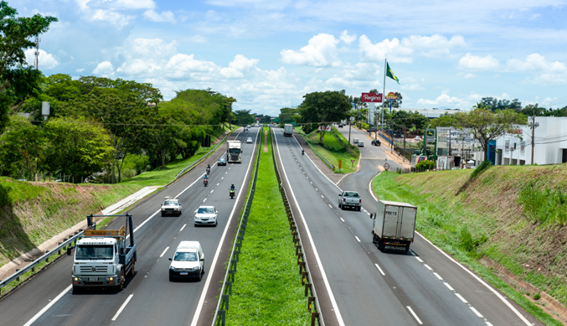
#> input picture atividade/trailhead/tutorial_Opencv/openSegment/rodovia.png, 567 x 326 px
$ python openSobel.py   (older library calls are emulated)
#> lines starting #> are read from the running program, lines starting #| are printed output that depends on the picture
#Usando o Filtros Sobel.

#Sobel
import numpy as np
import cv2
img = cv2.imread('rodovia.png')
#> img is the input picture: shape (326, 567, 3); mean B, G, R 132.9, 150.9, 132.9
img = cv2.cvtColor(img, cv2.COLOR_BGR2GRAY)
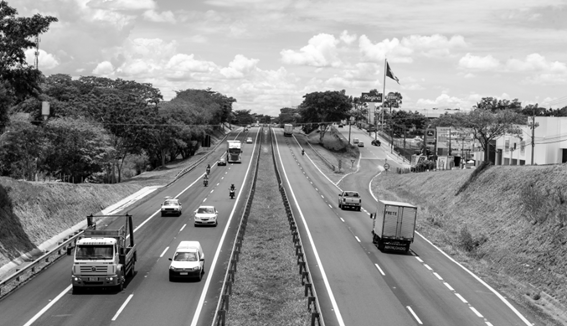
#> img: shape (326, 567); min 0, max 255, mean 143.4

sobelX = cv2.Sobel(img, cv2.CV_64F, 1, 0)
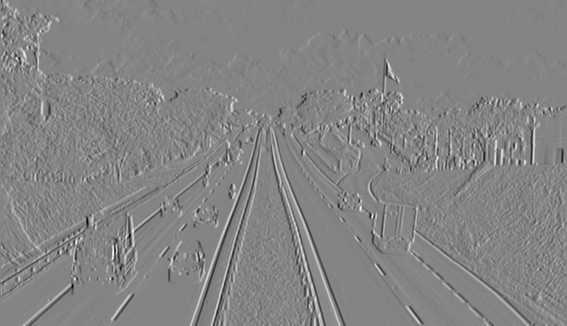
#> sobelX: shape (326, 567) float64; min -855, max 792, mean 1.2; drawn with min black and max white
sobelY = cv2.Sobel(img, cv2.CV_64F, 0, 1)
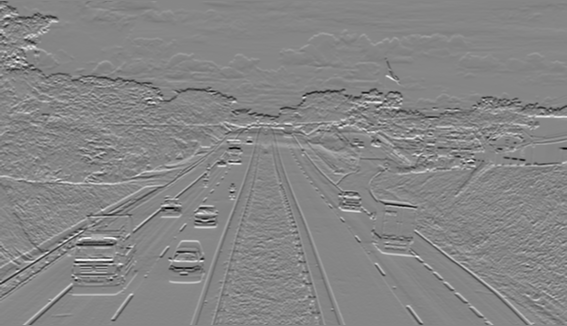
#> sobelY: shape (326, 567) float64; min -915, max 825, mean -2.1; drawn with min black and max white

sobelX = np.uint8(np.absolute(sobelX))
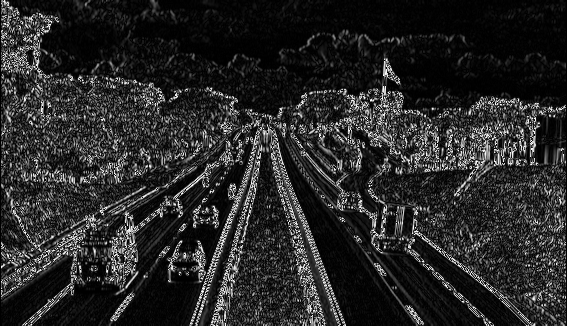
#> sobelX: shape (326, 567); min 0, max 255, mean 40.2
sobelY = np.uint8(np.absolute(sobelY))
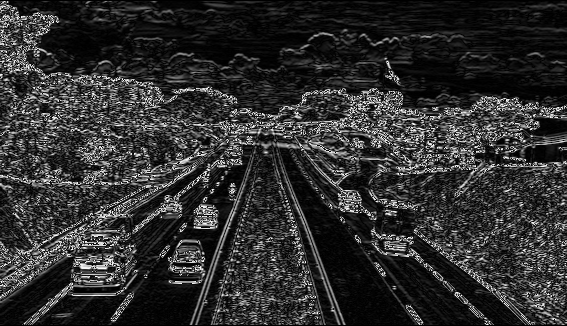
#> sobelY: shape (326, 567); min 0, max 255, mean 47.1

sobel = cv2.bitwise_or(sobelX, sobelY)
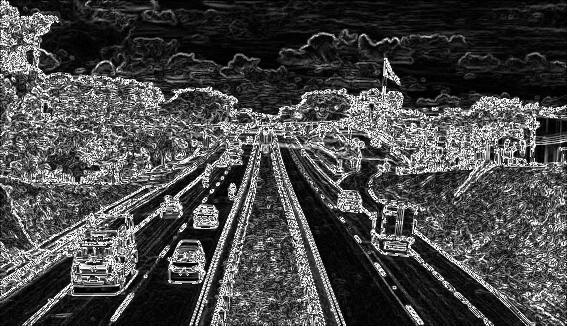
#> sobel: shape (326, 567); min 0, max 255, mean 71.6

resultado = np.vstack([np.hstack([img, sobelX]), np.hstack([sobelY, sobel])])
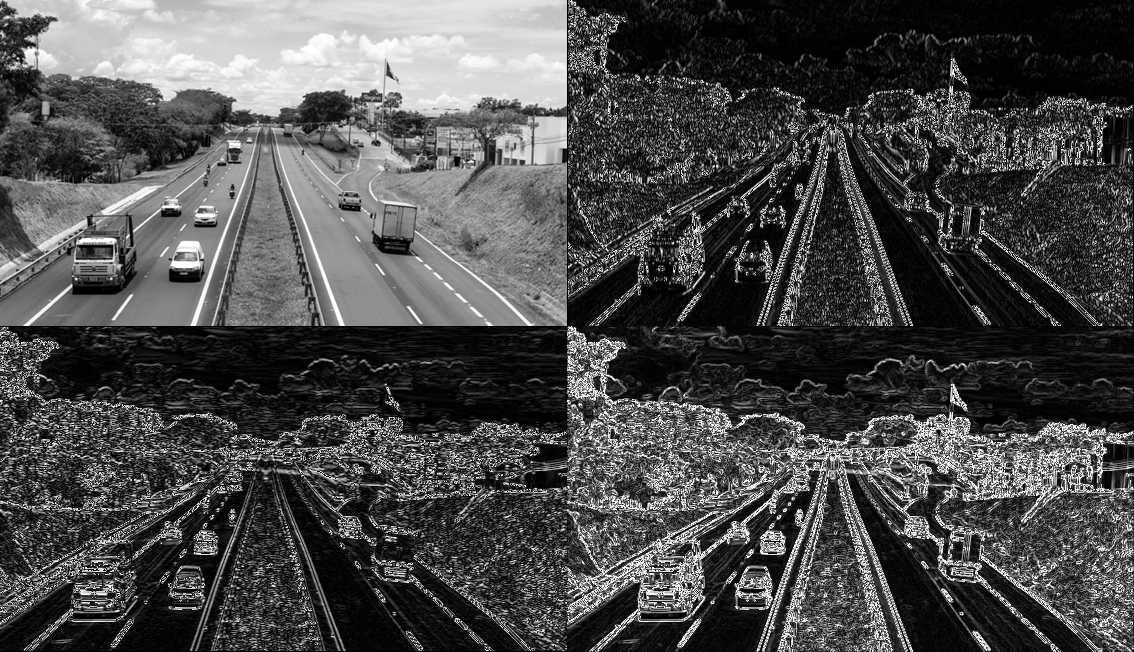
#> resultado: shape (652, 1134); min 0, max 255, mean 75.6

cv2.imshow("Sobel", resultado)
cv2.imwrite('sobel.jpg', resultado)
cv2.waitKey(0)
